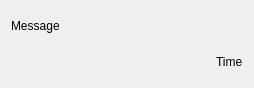
<?xml version="1.0" encoding="UTF-8"?>
<ui version="4.0">
 <class>ChatItemWidget</class>
 <widget class="QWidget" name="ChatItemWidget">
  <property name="geometry">
   <rect>
    <x>0</x>
    <y>0</y>
    <width>254</width>
    <height>88</height>
   </rect>
  </property>
  <property name="windowTitle">
   <string>Form</string>
  </property>
  <layout class="QVBoxLayout" name="verticalLayout">
   <item>
    <widget class="QLabel" name="lblMessage">
     <property name="text">
      <string>Message</string>
     </property>
    </widget>
   </item>
   <item alignment="Qt::AlignmentFlag::AlignRight">
    <widget class="QLabel" name="lblTime">
     <property name="text">
      <string>Time</string>
     </property>
    </widget>
   </item>
  </layout>
 </widget>
 <resources/>
 <connections/>
</ui>
